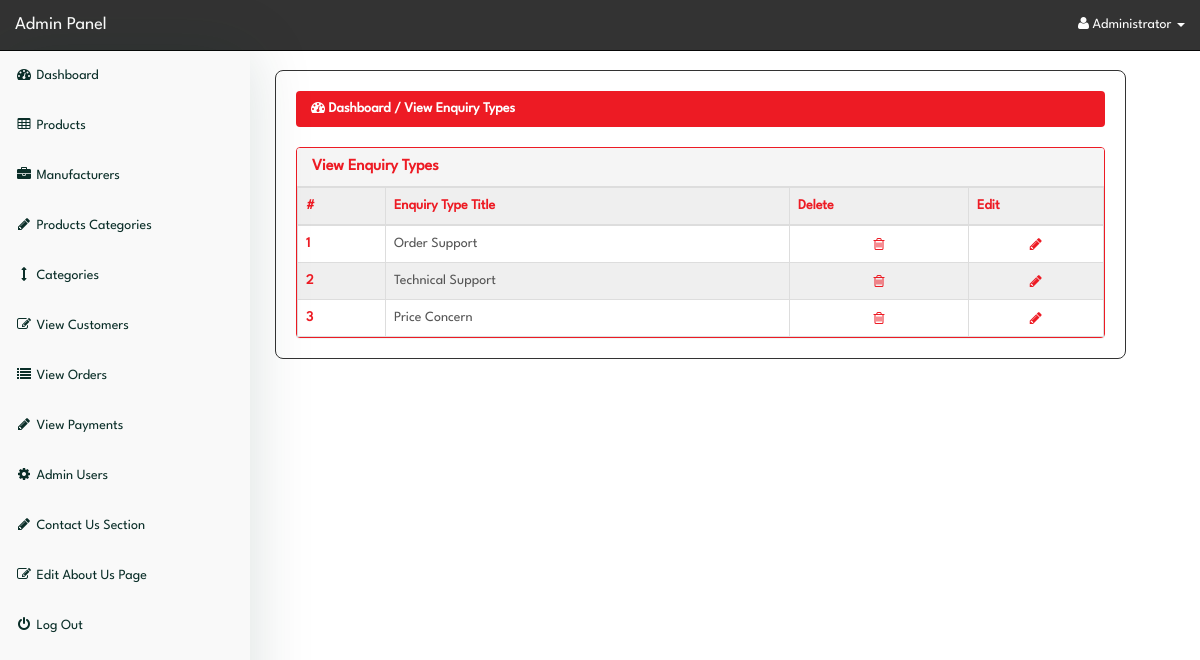
Page /admin/index.php?view_enquiry (signed in) on the committed database.
### tables this page shows
CREATE TABLE `enquiry_types` (
  `enquiry_id` int(10) NOT NULL,
  `enquiry_title` varchar(255) NOT NULL
);

### admin/view_enquiry.php (the view)
<?php
if(!isset($_SESSION['admin_email'])){
echo "<script>window.open('login.php','_self')</script>";
}
else {
?>
<div class="row">
  <div class="col-lg-12">
    <ol class="breadcrumb">
      <li class="active">
        <i class="fa fa-dashboard"></i> Dashboard / View Enquiry Types
      </li>
    </ol>
  </div>
</div>
<div class="row">
  <div class="col-lg-12">
    <div class="panel panel-default">
      <div class="panel-heading">
        <h3 class="panel-title">
           View Enquiry Types
        </h3>
      </div>
      <div class="panel-body">
        <div class="table-responsive">
          <table class="table table-bordered table-hover table-striped">
            <thead>
              <tr>
                <th>#</th>
                <th>Enquiry Type Title</th>
                <th>Delete</th>
                <th>Edit</th>
              </tr>
            </thead>
            <tbody>
              <?php
$i = 0;
$get_enquiry_types = "select * from enquiry_types";
$run_enquiry_types = mysqli_query($con,$get_enquiry_types);
while($row_enquiry_types = mysqli_fetch_array($run_enquiry_types)){
$enquiry_id = $row_enquiry_types['enquiry_id'];
$enquiry_title = $row_enquiry_types['enquiry_title'];
$i++;
?>
              <tr>
                <td> <?php echo $i; ?> </td>
                <td> <?php echo $enquiry_title; ?> </td>
                <td class="button delete">
                  <a href="index.php?delete_enquiry=<?php echo $enquiry_id; ?>">
                    <i class="fa fa-trash-o"> </i>
                  </a>
                </td>
                <td class="button edit">
                  <a href="index.php?edit_enquiry=<?php echo $enquiry_id; ?>">
                    <i class="fa fa-pencil"> </i>
                  </a>
                </td>
              </tr>
              <?php } ?>
            </tbody>
          </table>
        </div>
      </div>
    </div>
  </div>
</div>
<?php } ?>

### admin/index.php (shortened to what this page needs)
<?php
include("includes/db.php");
if(!isset($_SESSION['admin_email'])){
  echo "<script>window.open('login.php','_self')</script>";
} else {
  $admin_session = $_SESSION['admin_email'];
  $get_admin = "select * from admins  where admin_email='$admin_session'";
  $run_admin = mysqli_query($con,$get_admin);
  $row_admin = mysqli_fetch_array($run_admin);
  $admin_name = $row_admin['admin_name'];
?>
<!DOCTYPE html>
<html>
<head>
  <link href="css/bootstrap.min.css" rel="stylesheet">
  <link href="css/style.css" rel="stylesheet">
  <link href="font-awesome/css/font-awesome.min.css" rel="stylesheet">
</head>
<body>
  <div id="wrapper">
    <?php include("includes/sidebar.php");  ?>
    <div id="page-wrapper">
      <div class="container-fluid">
        <?php
          foreach ($pages as $param => $file) {
              if (isset($_GET[$param])) {
                  include($file);
                  break;
              }
          }
        ?>
      </div>
    </div>
  </div>
</body>
</html>
<?php } ?>

### admin/includes/sidebar.php (shortened to what this page needs)
<?php
if(!isset($_SESSION['admin_email'])){
echo "<script>window.open('login.php','_self')</script>";
}
else {
?>
<nav class="navbar navbar-inverse navbar-fixed-top">
  <div class="navbar-header">
    <a class="navbar-brand" href="index.php?dashboard">Admin Panel</a>
  </div>
  <ul class="nav navbar-right top-nav">
    <li class="dropdown">
      <a href="#" class="dropdown-toggle" data-toggle="dropdown">
        <i class="fa fa-user"></i>
        <?php echo $admin_name; ?> <b class="caret"></b>
      </a>
    </li>
  </ul>
  <div class="collapse navbar-collapse navbar-ex1-collapse">
    <ul class="nav navbar-nav side-nav">
      <li>
        <a href="index.php?dashboard">
          <i class="fa fa-fw fa-dashboard"></i> Dashboard
        </a>
      </li>
      <li>
        <a href="#" data-toggle="collapse" data-target="#products">
          <i class="fa fa-fw fa-table"></i> Products
        </a>
      </li>
      <li>
        <a href="#" data-toggle="collapse" data-target="#manufacturers">
          <i class="fa fa-fw fa-briefcase"></i> Manufacturers
        </a>
      </li>
      <li>
        <a href="#" data-toggle="collapse" data-target="#p_cat">
          <i class="fa fa-fw fa-pencil"></i> Products Categories
        </a>
      </li>
      <li>
        <a href="#" data-toggle="collapse" data-target="#cat">
          <i class="fa fa-fw fa-arrows-v"></i> Categories
        </a>
      </li>
      <li>
        <a href="index.php?view_customers">
          <i class="fa fa-fw fa-edit"></i> View Customers
        </a>
      </li>
      <li>
        <a href="index.php?view_orders">
          <i class="fa fa-fw fa-list"></i> View Orders
        </a>
      </li>
      <li>
        <a href="index.php?view_payments">
          <i class="fa fa-fw fa-pencil"></i> View Payments
        </a>
      </li>
      <li>
        <a href="#" data-toggle="collapse" data-target="#users">
          <i class="fa fa-fw fa-gear"></i> Admin Users
        </a>
      </li>
      <li>
        <a href="#" data-toggle="collapse" data-target="#contact_us">
          <i class="fa fa-fw fa-pencil"> </i> Contact Us Section
        </a>
      </li>
      <li>
        <a href="index.php?edit_about_us">
          <i class="fa fa-fw fa-edit"></i> Edit About Us Page
        </a>
      </li>
      <li>
        <a href="logout.php">
          <i class="fa fa-fw fa-power-off"></i> Log Out
        </a>
      </li>
    </ul>
  </div>
</nav>
<?php } ?>

### admin/css/style.css (style rules this page uses)
:root { --p-clr-100: #ed1b24; --p-clr-200: #ff4015; --p-clr-300: #0000d3; --p-clr-400: #ffb222; --p-clr-500: #0097d3; --p-clr-600: #00ad4e; --p-clr-700: #3a0080; --n-clr-100: #fefefe; --n-clr-200: #f9f9f9; --n-clr-300: #0a2e28; --n-clr-400: #012120; }
*, *::before, *::after { margin: 0; padding: 0; box-sizing: border-box; }
h1, h2, h3, h4, h5, h6 { font-weight: 600; }
body { font-family: 'LeagueSpartan-Regular', Helvetica, Arial, sans-serif; margin-top: 100px; }
@media (min-width: 768px) { body { margin-top: 50px; } }
#wrapper { padding-top: 1rem; padding-left: 255px; }
#page-wrapper { width: 90%; margin-top: 1rem; margin-left: 2rem; border-radius: 8px; border: 1px solid #333; }
#page-wrapper .container-fluid { padding: 0; margin: 0; width: 100%; padding: 2rem; }
.top-nav { padding: 0 15px; }
.top-nav > li { display: inline-block; float: left; }
.top-nav > li > a { padding-top: 15px; padding-bottom: 15px; line-height: 20px; color: var(--n-clr-100); }
.navbar-inverse .navbar-nav > li > a { color: var(--n-clr-300); }
.navbar { background-color: #333; }
.navbar .navbar-header a { color: white; }
.side-nav { position: fixed; top: 51px; width: 250px; border-radius: 0; overflow-y: auto; background-color: var(--n-clr-200); bottom: 0; overflow-x: hidden; padding-bottom: 40px; display: flex; align-items: center; justify-content: flex-start; flex-direction: column; box-shadow: 0 0 60px #0a2e2826; }
.side-nav > li, .side-nav > li > a { width: 100%; }
.row .col-lg-12 .panel { margin: 0; border: 0; }
.panel-body { border-radius: 5px; }
.container-fluid .row .col-lg-12 .breadcrumb { background-color: var(--p-clr-100); }
.container-fluid .row .col-lg-12 .breadcrumb li { color: var(--n-clr-100); font-weight: 600; }
.panel { border: 0; border: 1px solid var(--p-clr-100) !important; }
.panel-default .panel-title { color: #ed1b24; }
.panel-default .panel-body { padding: 0; }
.panel-body .table-responsive .table { margin: 0; }
.table { border-collapse: collapse; }
.table-responsive .table thead tr th, .table-responsive .table tbody tr td:nth-child(1) { color: var(--p-clr-100); font-weight: bold; }
.table-responsive .table thead tr, .table-responsive .table tbody tr:nth-child(even) { background-color: hsla(0, 0%, 20%, 0.075); }
.table-responsive .table tbody tr:nth-child(odd) { background: none; }
.table-responsive .table tbody tr { border: 0; border: 1px solid #333; color: #555; cursor: pointer; }
.table-responsive .table tbody tr td.button { padding: 0; height: 0; }
.table-responsive .table tbody tr td a { display: flex; align-items: center; justify-content: center; color: var(--p-clr-100); width: 100%; height: 100%; text-decoration: none; }

### rows in the picture
enquiry_types: enquiry_title "Order Support"
enquiry_types: enquiry_title "Technical Support"
enquiry_types: enquiry_title "Price Concern"

### other values in the picture
$admin_name "Administrator"
